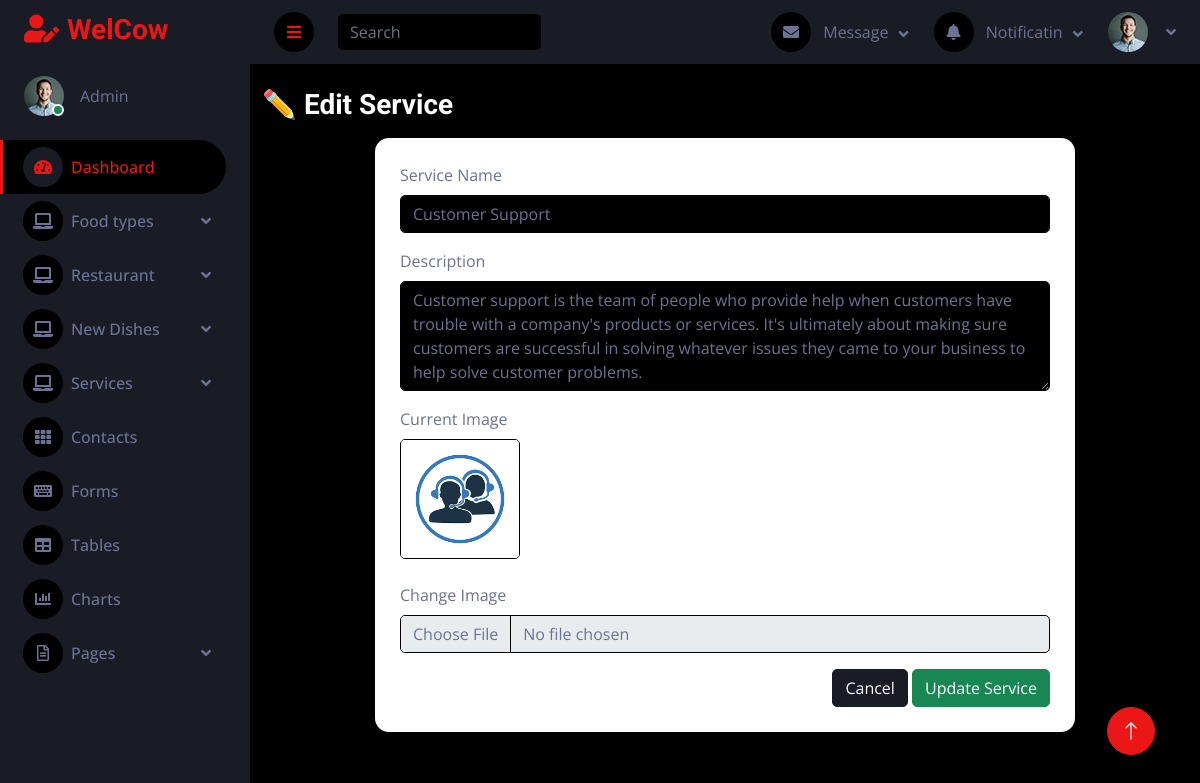
The page /mainapp/edit_service_page/1/ on the database its author committed.
### mainapp/models.py (models this page shows, shortened)
class serviceDb(models.Model):
    ServiceName=models.CharField(max_length=100)
    Description=models.TextField()
    ServiceImage=models.ImageField(upload_to="services")

### mainapp/views.py (the view)
# urls.py: path('edit_service_page/<int:service_id>/',views.edit_service_page,name='edit_service_page'),
def edit_service_page(request,service_id):
    service=serviceDb.objects.get(id=service_id)
    return render(request,'edit_service.html',{'service':service})

### mainapp/templates/edit_service.html (shortened to what this page needs)
{% extends "dashboard.html" %}
{% block content %}
<div class="container-fluid mt-4">
    <h3 class="mb-3">✏️ Edit Service</h3>
    <div class="form-card">
        <form method="POST" enctype="multipart/form-data" action="{% url 'update_service' service_id=service.id %}">
            <div class="mb-3">
                <label class="form-label">Service Name</label>
                <input type="text"
                       name="ServiceName"
                       class="form-control"
                       value="{{ service.ServiceName }}"
                       required>
            </div>
            <div class="mb-3">
                <label class="form-label">Description</label>
                <textarea name="Description"
                          class="form-control"
                          rows="4"
                          required>{{ service.Description }}</textarea>
            </div>
            <div class="mb-3">
                <label class="form-label">Current Image</label><br>
                {% if service.ServiceImage %}
                    <img src="{{ service.ServiceImage.url }}"
                         width="120"
                         class="mb-2 rounded border">
                {% else %}
                    <p class="text-muted">No Image</p>
                {% endif %}
            </div>
            <div class="mb-3">
                <label class="form-label">Change Image</label>
                <input type="file" name="ServiceImage" class="form-control">
            </div>
            <div class="text-end">
                <a href="{% url 'view_service' %}" class="btn btn-secondary">Cancel</a>
                <button type="submit" class="btn btn-success">Update Service</button>
            </div>
        </form>
    </div>
</div>
{% endblock %}

### mainapp/static/dashboard/css/style.css (style rules this page uses)
:root { --primary: #EB1616; --secondary: #191C24; --light: #6C7293; --dark: #000000; }
.btn { transition: .5s; }

### mainapp/templates/edit_service.html (style rules this page uses)
.form-card { background:#fff; padding:25px; border-radius:14px; box-shadow:0 12px 30px rgba(0,0,0,0.12); max-width:700px; margin:auto; }

### rows shown on the page
serviceDb: ServiceName "Customer Support", Description "Customer support is the team of people who provide help when customers have trouble with a company's products or services. It's ultimately about making sure customers are successful in solving whatever issues they came to your business to help solve customer problems.", ServiceImage (picture)
